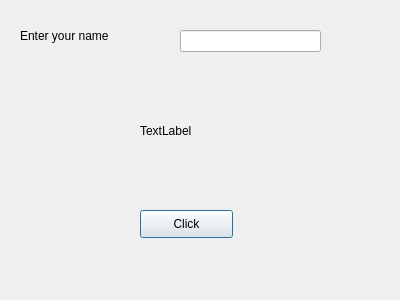
<?xml version="1.0" encoding="UTF-8"?>
<ui version="4.0">
 <class>Dialog</class>
 <widget class="QDialog" name="Dialog">
  <property name="geometry">
   <rect>
    <x>0</x>
    <y>0</y>
    <width>400</width>
    <height>300</height>
   </rect>
  </property>
  <property name="windowTitle">
   <string>Dialog</string>
  </property>
  <widget class="QLabel" name="labelResponse">
   <property name="geometry">
    <rect>
     <x>20</x>
     <y>20</y>
     <width>111</width>
     <height>31</height>
    </rect>
   </property>
   <property name="text">
    <string>Enter your name</string>
   </property>
  </widget>
  <widget class="QLabel" name="labelDisplay">
   <property name="geometry">
    <rect>
     <x>140</x>
     <y>120</y>
     <width>101</width>
     <height>21</height>
    </rect>
   </property>
   <property name="text">
    <string>TextLabel</string>
   </property>
  </widget>
  <widget class="QLineEdit" name="lineEditName">
   <property name="geometry">
    <rect>
     <x>180</x>
     <y>30</y>
     <width>141</width>
     <height>22</height>
    </rect>
   </property>
  </widget>
  <widget class="QPushButton" name="ButtonClickMe">
   <property name="geometry">
    <rect>
     <x>140</x>
     <y>210</y>
     <width>93</width>
     <height>28</height>
    </rect>
   </property>
   <property name="text">
    <string>Click</string>
   </property>
  </widget>
 </widget>
 <resources/>
 <connections/>
</ui>
